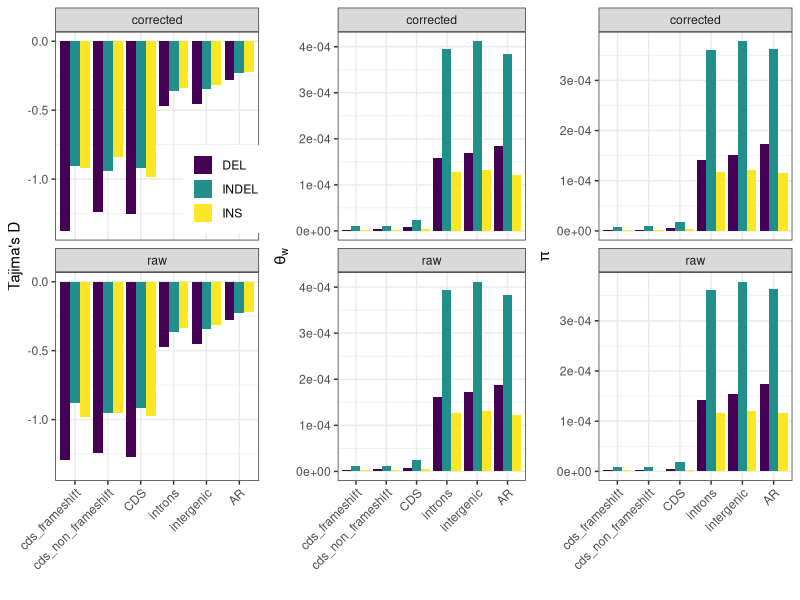
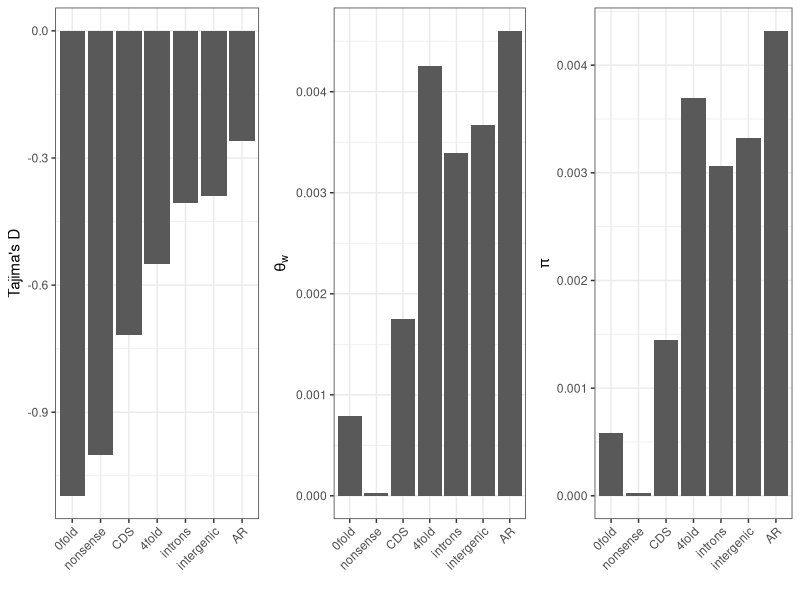
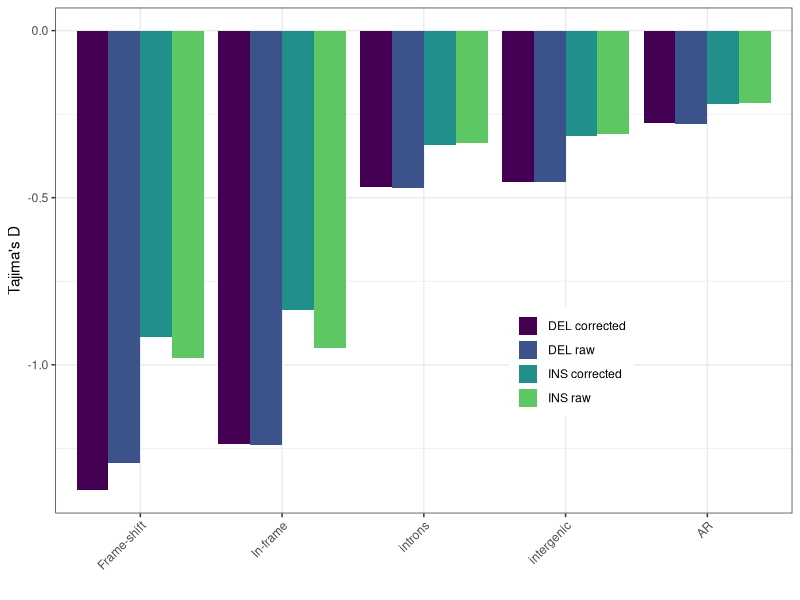

These figures' R source, in order:
library(ggplot2)
library(gridExtra)
library(dplyr)
library(viridis)

summary_data = read.delim('bgi10_stats_nocorrection.txt', na=0)
summary_data_sfs_correct = read.delim('bgi10_stats_sfs_corrected.txt', na=0)

summary_data$sfs = 'raw'
summary_data_sfs_correct$sfs = 'corrected'

all_sum = rbind(summary_data, summary_data_sfs_correct)

call_data = read.delim('bgi10_call.txt')

all_data = dplyr::left_join(all_sum, call_data, by=c('category', 'variation'))

all_data$tw_per_site = all_data$theta_w / all_data$call
all_data$pi_per_site = all_data$pi / all_data$call

str(all_data)

write.csv(all_data, 'bgi10_summary_stats.csv', row.names=FALSE)

all_data = subset(all_data, category != 'noncoding_noUCNEs'
  & category != 'UCNE' & category != 'ALL'
  & category != 'noncoding')
#
# all_data$category = factor(all_data$category,
#   levels=rev(c('cds_frameshift', 'cds_non_frameshift', 'CDS', '0fold', 'nonsense', '4fold', 'introns', 'intergenic', 'AR')))
#

indel_data = subset(all_data, variation!='SNP' & category!='0fold' & category!='4fold' & category!='nonsense')
snp_data = subset(all_data, variation=='SNP' & category!='cds_frameshift' & category!='cds_non_frameshift' &
                  sfs=='raw')
str(snp_data)
filtered_data = rbind(indel_data, snp_data)

indel_data$category = factor(indel_data$category, levels=c('cds_frameshift', 'cds_non_frameshift', 'CDS',
                                                           'introns', 'intergenic', 'AR'))

snp_data$category = factor(snp_data$category, levels=c('0fold', 'nonsense', 'CDS', '4fold',
                                                         'introns', 'intergenic', 'AR'))

# theta_w
tw = ggplot(indel_data, aes(x=category, y=tw_per_site, fill=variation))+
  geom_bar(stat='identity', position = position_dodge(width=0.9), size = 2) +
  theme_bw() +
  facet_wrap(~sfs, ncol=1) +
  xlab('')  + ylab(expression(theta[w])) +
  theme(legend.title=element_blank(), legend.position='none',
  axis.text.x=element_text(angle=45, hjust=1)) +
  scale_fill_viridis(discrete=T)

# pi
pi = ggplot(indel_data, aes(x=category, y=pi_per_site, fill=variation))+
  geom_bar(stat='identity', position = position_dodge(width=0.9), size = 2) +
  theme_bw() +
  facet_wrap(~sfs, ncol=1) +
  xlab('')  + ylab(expression(pi)) +
  theme(legend.title=element_blank(), legend.position='none',
  axis.text.x=element_text(angle=45, hjust=1)) +
  scale_fill_viridis(discrete=T)

# tajD
tajd = ggplot(indel_data, aes(x=category, y=tajD, fill=variation))+
  geom_bar(stat='identity', position = position_dodge(width=0.9), size = 2) +
  theme_bw() +
  facet_wrap(~sfs, ncol=1) +
  xlab('')  + ylab("Tajima's D") +
  #ylim(-1.3, -0.2) +
  theme(legend.title=element_blank(), legend.position=c(0.83, 0.65),
  axis.text.x=element_text(angle=45, hjust=1)) +
  scale_fill_viridis(discrete=T)
#
# # pdf(file='gt_summary_stats.pdf', width=9, height=3)
# #
# # grid.arrange(tajd, tw, pi, nrow=1)
# #
# # dev.off()
#
# # pdf(file='gt_tajd.pdf', width=3, height=3)
# #
# # tajd
# #
# # dev.off()
#
png(file='gt_summary_stats.png', width=9, height=6, units='in', res=360)

grid.arrange(tajd, tw, pi, nrow=1)

dev.off()

# SNP sum stats #

# theta_w
tw_snp = ggplot(snp_data, aes(x=category, y=tw_per_site))+
  geom_bar(stat='identity', position = position_dodge(width=0.9), size = 2) +
  theme_bw() +
  xlab('')  + ylab(expression(theta[w])) +
  theme(legend.title=element_blank(), legend.position='none',
  axis.text.x=element_text(angle=45, hjust=1))

# pi
pi_snp = ggplot(snp_data, aes(x=category, y=pi_per_site))+
  geom_bar(stat='identity', position = position_dodge(width=0.9), size = 2) +
  theme_bw() +
  xlab('')  + ylab(expression(pi)) +
  theme(legend.title=element_blank(), legend.position='none',
  axis.text.x=element_text(angle=45, hjust=1))

# tajD
tajd_snp = ggplot(snp_data, aes(x=category, y=tajD))+
  geom_bar(stat='identity', position = position_dodge(width=0.9), size = 2) +
  theme_bw() +
  xlab('')  + ylab("Tajima's D") +
  #ylim(-1.3, -0.2) +
  theme(legend.title=element_blank(), legend.position=c(0.83, 0.65),
  axis.text.x=element_text(angle=45, hjust=1))

png(file='gt_summary_stats_snps.png', width=9, height=3, units='in', res=360)

grid.arrange(tajd_snp, tw_snp, pi_snp, nrow=1)

dev.off()

# compare corrected v uncorrected tajd
comp_tajd_dat = subset(indel_data, variation!='INDEL' & category!='CDS')
comp_tajd_dat$cat = as.factor(paste(comp_tajd_dat$variation, comp_tajd_dat$sfs, sep=' '))
comp_tajd_dat


tajd_comp = ggplot(comp_tajd_dat, aes(x=category, y=tajD, fill=cat))+
  geom_bar(stat='identity', position = position_dodge(width=0.9), size = 2) +
  theme_bw() +
  # facet_wrap(~variation, ncol=2) +
  xlab('')  + ylab("Tajima's D") +
  #ylim(-1.3, -0.2) +
  theme(legend.title=element_blank(), legend.position=c(0.7, 0.3),
  axis.text.x=element_text(angle=45, hjust=1)) +
  scale_fill_manual(values=viridis(5)) +
  scale_x_discrete(labels=c('Frame-shift', 'In-frame', 'introns', 'intergenic', 'AR'))

pdf('comp_tajd_correct.pdf', width=3, height=3)

tajd_comp

dev.off()